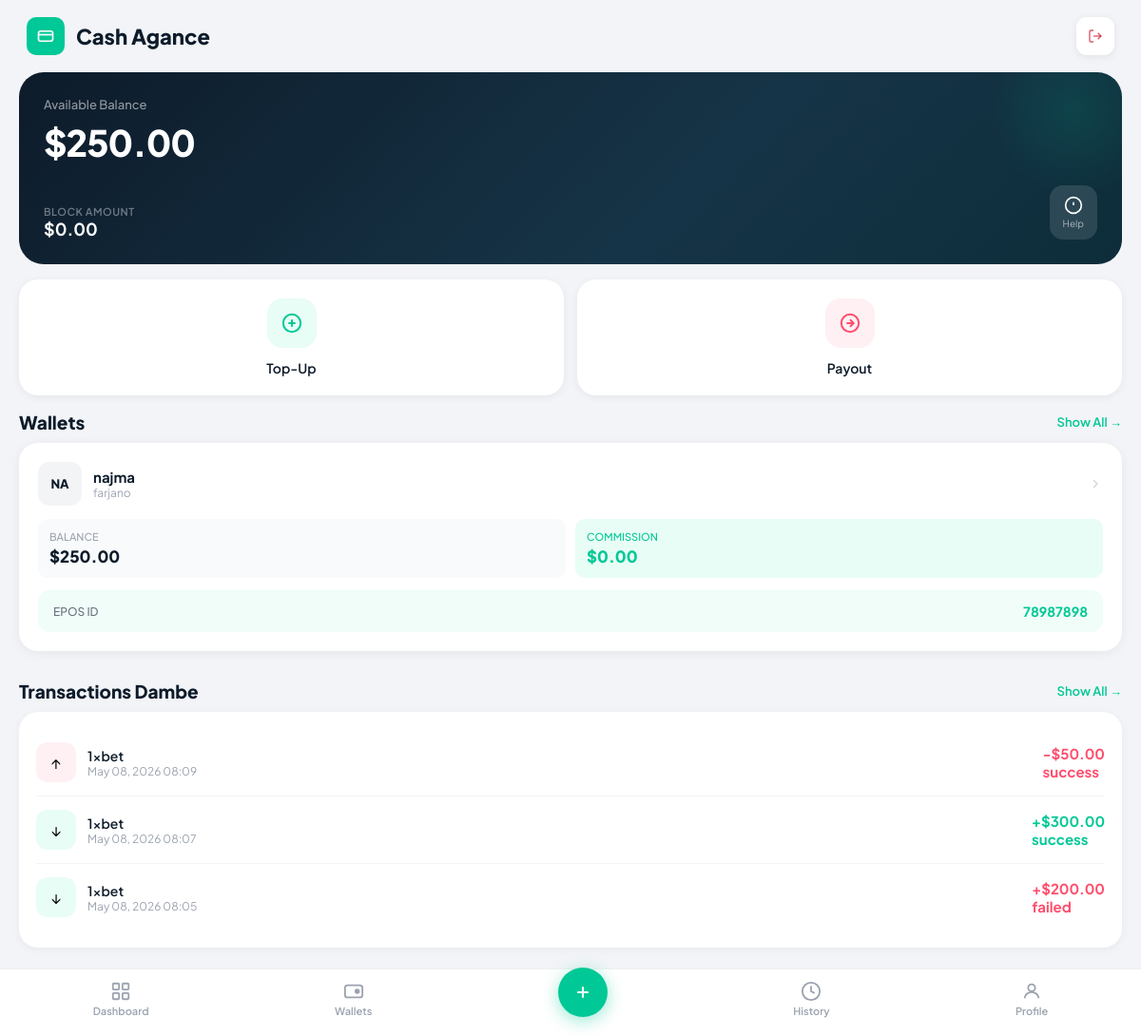
Screenshot of / (signed in) with the database file from the repository.
### dashboard/models.py (models this page shows, shortened)
class Wallet(models.Model):
    agent        = models.ForeignKey(User, on_delete=models.CASCADE, related_name='wallets')
    name         = models.CharField(max_length=100)
    logo         = models.CharField(max_length=10, default='WL')
    location     = models.CharField(max_length=200)
    epos_id      = models.CharField(max_length=50, unique=True)
    balance      = models.DecimalField(max_digits=12, decimal_places=2, default=0)
    block_amount = models.DecimalField(max_digits=12, decimal_places=2, default=0)
    commission   = models.DecimalField(max_digits=12, decimal_places=2, default=0)
    dep_rate     = models.DecimalField(max_digits=5, decimal_places=2, default=5.0)
    with_rate    = models.DecimalField(max_digits=5, decimal_places=2, default=2.0)
    is_active    = models.BooleanField(default=True)
    created_at   = models.DateTimeField(default=timezone.now)
    class Meta:
        ordering = ['-created_at']
        verbose_name = 'Wallet'
        verbose_name_plural = 'Wallets'

class Transaction(models.Model):
    TXN_TYPES = [('deposit', 'Deposit'), ('payout', 'Payout')]
    STATUS    = [('success', 'Success'), ('pending', 'Pending'), ('failed', 'Failed')]
    agent = models.ForeignKey(User,on_delete=models.CASCADE)
    wallet     = models.ForeignKey(Wallet, on_delete=models.CASCADE, related_name='transactions')
    phone = models.IntegerField(null=True)
    amount = models.FloatField()
    txn_type   = models.CharField(max_length=10, choices=TXN_TYPES)
    type_money = models.CharField(max_length=40)
    status     = models.CharField(max_length=10, choices=STATUS, default='pending')
    created_at = models.DateTimeField(auto_now_add=True)
    class Meta:
        ordering = ['-created_at']
        verbose_name = 'Transaction'
        verbose_name_plural = 'Transactions'
    @property
    def is_deposit(self):
        return self.txn_type == 'deposit'
    @property
    def display_amount(self):
        sign = '+' if self.is_deposit else '-'
        return f"{sign}${self.amount:,.2f}"

### dashboard/views.py (the view)
# urls.py: path("",views.index,name="dashboard"),
@login_required
def index(request):
    wallets = Wallet.objects.filter(agent=request.user).first()
    txns = Transaction.objects.filter(wallet__agent=request.user)[:3]
    fialed = 'failed'
    context = {
        "wallet":wallets,
        "transactions":txns,
        "failed":fialed
    }
    return render(request,"dashboard.html",context)

### templates/dashboard.html (shortened to what this page needs)
{% extends "base.html" %}
{% block content %}
<div class="topbar">
  <div class="row" style="gap:clamp(8px,2vw,12px);">
    <div class="logo-box">
      <svg width="18" height="18" viewBox="0 0 24 24" fill="none" stroke="white" stroke-width="2.2">
        <rect x="2" y="5" width="20" height="14" rx="3"/><path d="M2 10h20"/>
      </svg>
    </div>
    <span class="topbar-title">Cash Agance</span>
  </div>
    <a href="{% url 'logout'%}" class="menu-btn s-link" style="color:rgba(204, 11, 47, 0.7);">
        <svg width="16" height="16" viewBox="0 0 24 24" fill="none" stroke="currentColor" stroke-width="2">
          <path d="M9 21H5a2 2 0 0 1-2-2V5a2 2 0 0 1 2-2h4"/>
          <polyline points="16 17 21 12 16 7"/><line x1="21" y1="12" x2="9" y2="12"/>
        </svg>
      </a>
</div>
<div class="body-scroll">
  {% include "partials/_balanceCard.html" with balance=wallet.balance %}
  <div class="action-row">
    <a href="{% url 'topup'%}" class="action-card">
      <div class="action-icon" style="background:#e8fdf5;">
        <svg width="22" height="22" viewBox="0 0 24 24" fill="none" stroke="#00c896" stroke-width="2.2">
          <circle cx="12" cy="12" r="10"/><path d="M12 8v8M8 12h8"/>
        </svg>
      </div>
      <span class="action-label">Top-Up</span>
    </a>
    <a href="{% url 'payout'%}" class="action-card">
      <div class="action-icon" style="background:#fff0f3;">
        <svg width="22" height="22" viewBox="0 0 24 24" fill="none" stroke="#ff4d6d" stroke-width="2.2">
          <circle cx="12" cy="12" r="10"/><path d="M8 12h8M12 8l4 4-4 4"/>
        </svg>
      </div>
      <span class="action-label">Payout</span>
    </a>
  </div>
  <div class="section-header">
    <span class="section-title">Wallets</span>
    <a href="{% url 'wallet'%}" class="see-all">Show All →</a>
  </div>
    {% include "component/walletCard.html"  with wallet=wallet%}
  <div class="section-header" style="margin-top:8px;">
    <span class="section-title">Transactions Dambe</span>
    <a href="{% url 'history'%}" class="see-all">Show All →</a>
  </div>
  <div class="info-card" style="margin:0 clamp(12px,3vw,20px) clamp(10px,2vw,14px);">
    {% for txn in transactions %}
      {% include "component/transaction_item.html" with txn=txn %}
    {% empty %}
      <p style="text-align:center;color:#9ca3af;padding:16px;font-size:13px;">Transactions lama helin.</p>
    {% endfor %}
  </div>
  <div style="height:8px;"></div>
</div>
{% include "partials/_bottom_nav.html" %}
{% endblock %}

### templates/partials/_balanceCard.html
<div class="balance-card">
  <p class="balance-label">Available Balance</p>
  <p class="balance-amount">${{ balance|floatformat:2 }}</p>
  <div class="row" style="justify-content:space-between;align-items:flex-end;">
    <div>
      <p class="block-label">Block Amount</p>
      <p class="block-amount">$0.00</p>
    </div>
    <div class="help-btn">
      <svg width="20" height="20" viewBox="0 0 24 24" fill="none" stroke="white" stroke-width="2">
        <circle cx="12" cy="12" r="10"/><path d="M12 8v4m0 4h.01"/>
      </svg>
      <span style="color:rgba(255,255,255,.6);font-size:10px;">Help</span>
    </div>
  </div>
</div>

### templates/component/walletCard.html
<a href="#" class="wallet-card">
  <div class="row" style="gap:clamp(8px,2vw,12px);margin-bottom:clamp(10px,2vw,14px);">
    <div class="wallet-logo">{{ wallet.logo }}</div>
    <div style="flex:1;min-width:0;">
      <p class="wallet-name">{{wallet.agent.username}}</p>
      <p class="wallet-loc">{{wallet.location}}</p>
    </div>
    <svg width="16" height="16" viewBox="0 0 24 24" fill="none" stroke="#d1d5db" stroke-width="2">
      <path d="M9 18l6-6-6-6"/>
    </svg>
  </div>
  <div class="row" style="gap:clamp(6px,1.5vw,10px);margin-bottom:0;">
    <div class="stat-box">
      <p class="stat-label">Balance</p>
      <p class="stat-value">${{wallet.balance}}</p>
    </div>
    <div class="stat-box" style="background:#e8fdf5;">
      <p class="stat-label green">Commission</p>
      <p class="stat-value green">${{wallet.commission}}</p>
    </div>
  </div>
  <div class="epos-row">
    <span style="font-size:clamp(11px,2.5vw,12px);color:#6b7280;font-weight:500;">EPOS ID</span>
    <span class="green" style="font-size:clamp(12px,2.5vw,14px);font-weight:700;">{{wallet.epos_id}}</span>
  </div>
</a>

### templates/component/transaction_item.html
<div class="txn-item">
  <div class="row" style="gap:clamp(8px,2vw,12px);">
    <div class="txn-icon" style="background:{% if txn.is_deposit %}#e8fdf5{% else %}#fff0f3{% endif %}">
      <span>{% if txn.is_deposit %}↓{% else %}↑{% endif %}</span>
    </div>
    <div>
      <p class="txn-name">{{ txn.wallet.name }}</p>
      <p class="txn-time">{{ txn.created_at|date:"M d, Y  H:i" }}</p>
    </div>
  </div>
  <span class="txn-amt   {% if txn.status == failed %}red{% else %}
  {% if txn.is_deposit%}
  green
  {%else%}
  red
  {%endif%}
  {% endif %} ">
    {{ txn.display_amount }}
    <br/>
    {{txn.status}}
  </span>
</div>

### rows the page displays
Wallet: balance "250.00", logo "NA", agent.username "najma", location "farjano", commission "0.00", epos_id "78987898"
Transaction: wallet.name "1xbet", created_at "May 08, 2026 08:09", display_amount "-$50.00", status "success"
Transaction: wallet.name "1xbet", created_at "May 08, 2026 08:07", display_amount "+$300.00", status "success"
Transaction: wallet.name "1xbet", created_at "May 08, 2026 08:05", display_amount "+$200.00", status "failed"
